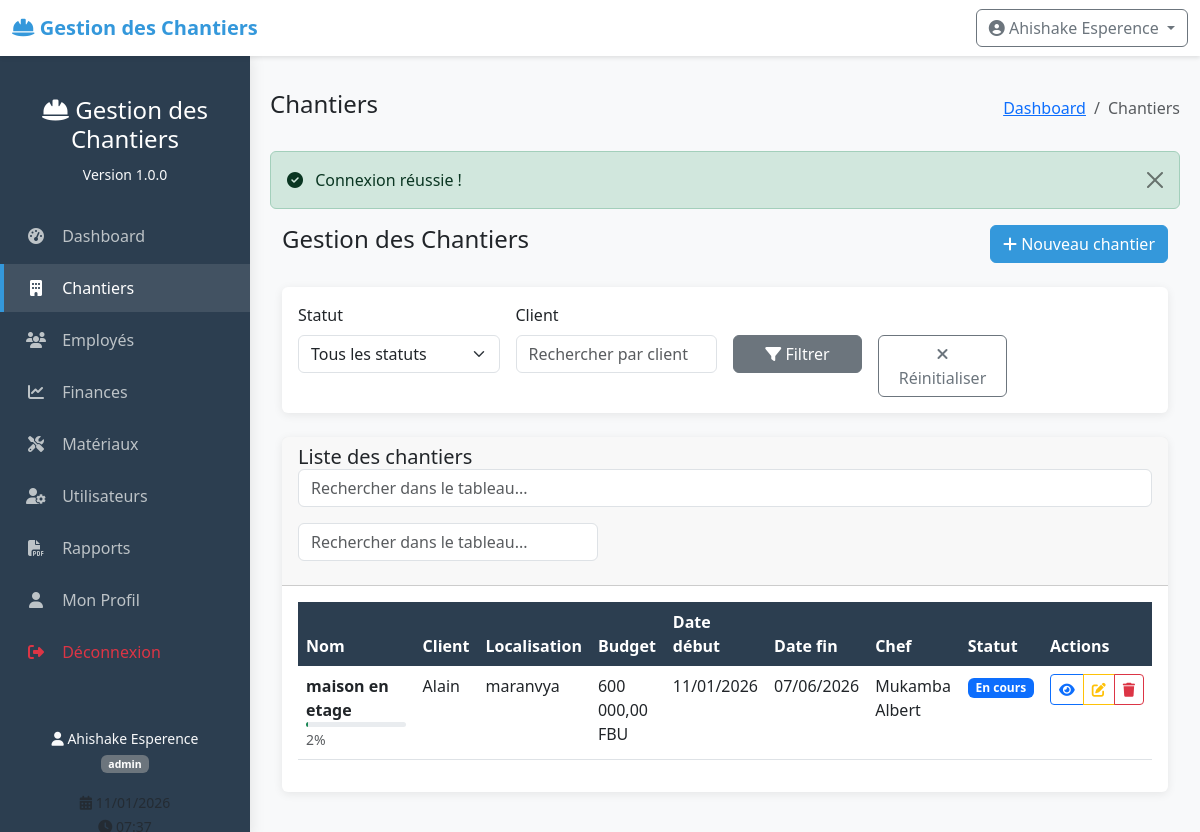
Page /index.php?controller=chantier&action=index (signed in) on the committed database.
### tables this page shows
CREATE TABLE chantiers (
    id INTEGER PRIMARY KEY AUTOINCREMENT,
    nom VARCHAR(200) NOT NULL,
    localisation TEXT NOT NULL,
    client VARCHAR(200) NOT NULL,
    budget_total DECIMAL(12,2) NOT NULL,
    date_debut DATE NOT NULL,
    date_fin DATE,
    statut VARCHAR(20) DEFAULT 'en_cours' CHECK(statut IN ('en_cours', 'suspendu', 'termine')),
    chef_chantier_id INTEGER,
    description TEXT,
    created_at DATETIME DEFAULT CURRENT_TIMESTAMP,
    updated_at DATETIME,
    FOREIGN KEY (chef_chantier_id) REFERENCES users(id)
);

CREATE TABLE users (
    id INTEGER PRIMARY KEY AUTOINCREMENT,
    username VARCHAR(50) UNIQUE NOT NULL,
    password VARCHAR(255) NOT NULL,
    nom VARCHAR(100) NOT NULL,
    prenom VARCHAR(100) NOT NULL,
    email VARCHAR(150) UNIQUE NOT NULL,
    role VARCHAR(20) NOT NULL CHECK(role IN ('admin', 'chef', 'comptable')),
    telephone VARCHAR(20),
    created_at DATETIME DEFAULT CURRENT_TIMESTAMP,
    last_login DATETIME,
    status BOOLEAN DEFAULT 1
);

### index.php (called while the page is built, shortened)
<?php
$controller = $_GET['controller'] ?? 'dashboard';
$action = $_GET['action'] ?? 'index';
$controllerInstance = new $controllerClass();
$id = $_GET['id'] ?? null;
if ($id !== null) {
    $data = $controllerInstance->$action($id);
} else {
    $data = $controllerInstance->$action();
}
$viewFolders = [
    'dashboard' => 'dashboard',
    'chantier' => 'chantiers',
    'employe' => 'employes',
    'materiau' => 'materiaux',
    'finance' => 'finances',
    'user' => 'users',
    'rapport' => 'repports'
];
$viewFolder = $viewFolders[$controller] ?? 'dashboard';
$viewFile = __DIR__ . '/views/' . $viewFolder . '/' . $action . '.php';
require_once $viewFile;

### models/Chantier.php (called while the page is built, shortened)
<?php
class Chantier {
    private $db;
    public function __construct() {
        $this->db = Database::getInstance()->getConnection();
    }
    public function getAll($filters = []) {
        $sql = "SELECT c.*, u.nom as chef_nom, u.prenom as chef_prenom
                FROM chantiers c
                LEFT JOIN users u ON c.chef_chantier_id = u.id
                WHERE 1=1";
        $params = [];
        $sql .= " ORDER BY c.date_debut DESC";
        $stmt = $this->db->prepare($sql);
        $stmt->execute($params);
        return $stmt->fetchAll();
    }
    public function getDepenses($chantier_id) {
        $sql = "SELECT SUM(montant) as total FROM depenses WHERE chantier_id = :chantier_id";
        $stmt = $this->db->prepare($sql);
        $stmt->execute([':chantier_id' => $chantier_id]);
        $result = $stmt->fetch();
        return $result['total'] ?? 0;
    }
}
?>

### config/database.php (called while the page is built, shortened)
<?php
class Database {
    private static $instance = null;
    private $connection;
    private function __construct() {
        try {
            $this->connection = new PDO('sqlite:' . dirname(__DIR__) . '/data/chantiers.db');
            $this->connection->setAttribute(PDO::ATTR_ERRMODE, PDO::ERRMODE_EXCEPTION);
            $this->connection->setAttribute(PDO::ATTR_DEFAULT_FETCH_MODE, PDO::FETCH_ASSOC);
            $this->connection->exec('PRAGMA foreign_keys = ON');
        } catch(PDOException $e) {
            die("Erreur de connexion : " . $e->getMessage());
        }
    }
    public static function getInstance() {
        if (self::$instance == null) {
            self::$instance = new Database();
        }
        return self::$instance;
    }
    public function getConnection() {
        return $this->connection;
    }
}
?>

### controllers/ChantierController.php (called while the page is built, shortened)
<?php
require_once __DIR__ . '/../models/Chantier.php';
class ChantierController {
    private $chantierModel;
    private $userModel;
    public function __construct() {
        $this->chantierModel = new Chantier();
        $this->userModel = new User();
    }
    public function index() {
        $filters = [];
        $chantiers = $this->chantierModel->getAll($filters);
        $chefs = $this->userModel->getChefs();
        return [
            'chantiers' => $chantiers,
            'chefs' => $chefs,
            'filters' => $filters
        ];
    }
}
?>

### views/chantiers/index.php (the view, shortened to what this page needs)
<?php
require_once __DIR__ . '/../../models/Chantier.php';
$chantierModel = new Chantier();
include __DIR__ . '/../../includes/header.php';
$data = $GLOBALS['data'] ?? [];
$chantiers = $data['chantiers'] ?? [];
$filters = $data['filters'] ?? [];
?>
<div class="container-fluid">
    <div class="d-flex justify-content-between align-items-center mb-4">
        <h4>Gestion des Chantiers</h4>
        <div>
            <a href="index.php?controller=chantier&action=create" class="btn btn-primary">
                <i class="fas fa-plus"></i> Nouveau chantier
            </a>
        </div>
    </div>
    <div class="card mb-4">
        <div class="card-body">
            <form method="GET" action="" class="row g-3">
                <div class="col-md-3">
                    <label class="form-label">Statut</label>
                    <select name="statut" class="form-select">
                        <option value="">Tous les statuts</option>
                    </select>
                </div>
                <div class="col-md-3">
                    <label class="form-label">Client</label>
                    <input type="text" name="client" class="form-control"
                           placeholder="Rechercher par client"
                           value="<?php echo htmlspecialchars($filters['client'] ?? ''); ?>">
                </div>
                <div class="col-md-2">
                    <label class="form-label">&nbsp;</label>
                    <button type="submit" class="btn btn-secondary w-100">
                        <i class="fas fa-filter"></i> Filtrer
                    </button>
                </div>
                <div class="col-md-2">
                    <label class="form-label">&nbsp;</label>
                    <a href="index.php?controller=chantier&action=index" class="btn btn-outline-secondary w-100">
                        <i class="fas fa-times"></i> Réinitialiser
                    </a>
                </div>
            </form>
        </div>
    </div>
    <div class="card">
        <div class="card-header">
            <h5 class="card-title mb-0">Liste des chantiers</h5>
        </div>
        <div class="card-body">
            <?php if (empty($chantiers)): ?>
            <div class="alert alert-info">
                <i class="fas fa-info-circle"></i> Aucun chantier trouvé.
            </div>
            <?php else: ?>
            <div class="table-responsive">
                <table class="table table-hover" id="tableChantiers">
                    <thead>
                        <tr>
                            <th>Nom</th>
                            <th>Client</th>
                            <th>Localisation</th>
                            <th>Budget</th>
                            <th>Date début</th>
                            <th>Date fin</th>
                            <th>Chef</th>
                            <th>Statut</th>
                            <th>Actions</th>
                        </tr>
                    </thead>
                    <tbody>
                        <?php foreach ($chantiers as $chantier):
                            $depenses = $chantierModel->getDepenses($chantier['id']);
                            $pourcentage = $chantier['budget_total'] > 0 ?
                                min(($depenses / $chantier['budget_total']) * 100, 100) : 0;
                        ?>
                        <tr>
                            <td>
                                <strong><?php echo htmlspecialchars($chantier['nom']); ?></strong>
                                <br>
                                <small class="text-muted">
                                    <div class="progress" style="height: 5px; width: 100px;">
                                    </div>
                                    <?php echo number_format($pourcentage, 0); ?>%
                                </small>
                            </td>
                            <td><?php echo htmlspecialchars($chantier['client']); ?></td>
                            <td><?php echo htmlspecialchars($chantier['localisation']); ?></td>
                            <td><?php echo number_format($chantier['budget_total'], 2, ',', ' '); ?> FBU</td>
                            <td><?php echo date('d/m/Y', strtotime($chantier['date_debut'])); ?></td>
                            <td>
                                <?php echo $chantier['date_fin'] ?
                                    date('d/m/Y', strtotime($chantier['date_fin'])) :
                                    '<span class="text-muted">En cours</span>'; ?>
                            </td>
                            <td>
                                <?php if ($chantier['chef_nom']): ?>
                                <?php echo htmlspecialchars($chantier['chef_prenom'] . ' ' . $chantier['chef_nom']); ?>
                                <?php else: ?>
                                <span class="text-muted">Non assigné</span>
                                <?php endif; ?>
                            </td>
                            <td>
                                <span class="badge
                                    <?php echo $chantier['statut'] == 'en_cours' ? 'bg-primary' :
                                           ($chantier['statut'] == 'termine' ? 'bg-success' : 'bg-warning'); ?>">
                                    <?php echo ucfirst(str_replace('_', ' ', $chantier['statut'])); ?>
                                </span>
                            </td>
                            <td>
                                <div class="btn-group btn-group-sm" role="group">
                                    <a href="index.php?controller=chantier&action=view&id=<?php echo $chantier['id']; ?>"
                                       class="btn btn-outline-primary" title="Voir">
                                        <i class="fas fa-eye"></i>
                                    </a>
                                    <?php if ($_SESSION['role'] == 'admin' || $_SESSION['role'] == 'chef'): ?>
                                    <a href="index.php?controller=chantier&action=edit&id=<?php echo $chantier['id']; ?>"
                                       class="btn btn-outline-warning" title="Modifier">
                                        <i class="fas fa-edit"></i>
                                    </a>
                                    <?php endif; ?>
                                    <?php if ($_SESSION['role'] == 'admin'): ?>
                                    <a href="index.php?controller=chantier&action=delete&id=<?php echo $chantier['id']; ?>"
                                       class="btn btn-outline-danger btn-delete" title="Supprimer">
                                        <i class="fas fa-trash"></i>
                                    </a>
                                    <?php endif; ?>
                                </div>
                            </td>
                        </tr>
                        <?php endforeach; ?>
                    </tbody>
                </table>
            </div>
            <?php endif; ?>
        </div>
    </div>
</div>
<?php include __DIR__ . '/../../includes/footer.php'; ?>

### includes/header.php (style rules this page uses)
:root { --primary-color: #2c3e50; --secondary-color: #3498db; --success-color: #27ae60; --warning-color: #f39c12; --danger-color: #e74c3c; --light-color: #ecf0f1; --dark-color: #2c3e50; }
body { font-family: 'Segoe UI', Tahoma, Geneva, Verdana, sans-serif; background-color: #f8f9fa; min-height: 100vh; }
.card { border: none; box-shadow: 0 2px 10px rgba(0,0,0,0.08); transition: transform 0.3s; margin-bottom: 20px; }
.btn-primary { background-color: var(--secondary-color); border-color: var(--secondary-color); }
.progress { height: 8px; border-radius: 4px; }
.table th { background-color: var(--primary-color); color: white; border: none; }

### rows in the picture
chantiers: nom "maison en etage", pourcentage "2", client "Alain", localisation "maranvya", budget_total "600 000,00", date_debut "11/01/2026", date_fin "07/06/2026", chef_chantier.nom "Mukamba Albert", statut "En cours"

### other values in the picture
APP_NAME "Gestion des Chantiers"
$_SESSION['nom_complet'] "Ahishake Esperence"
APP_VERSION "1.0.0"
$_SESSION['role'] "admin"
$page_title "Chantiers"
$_SESSION['success'] "Connexion réussie !"
